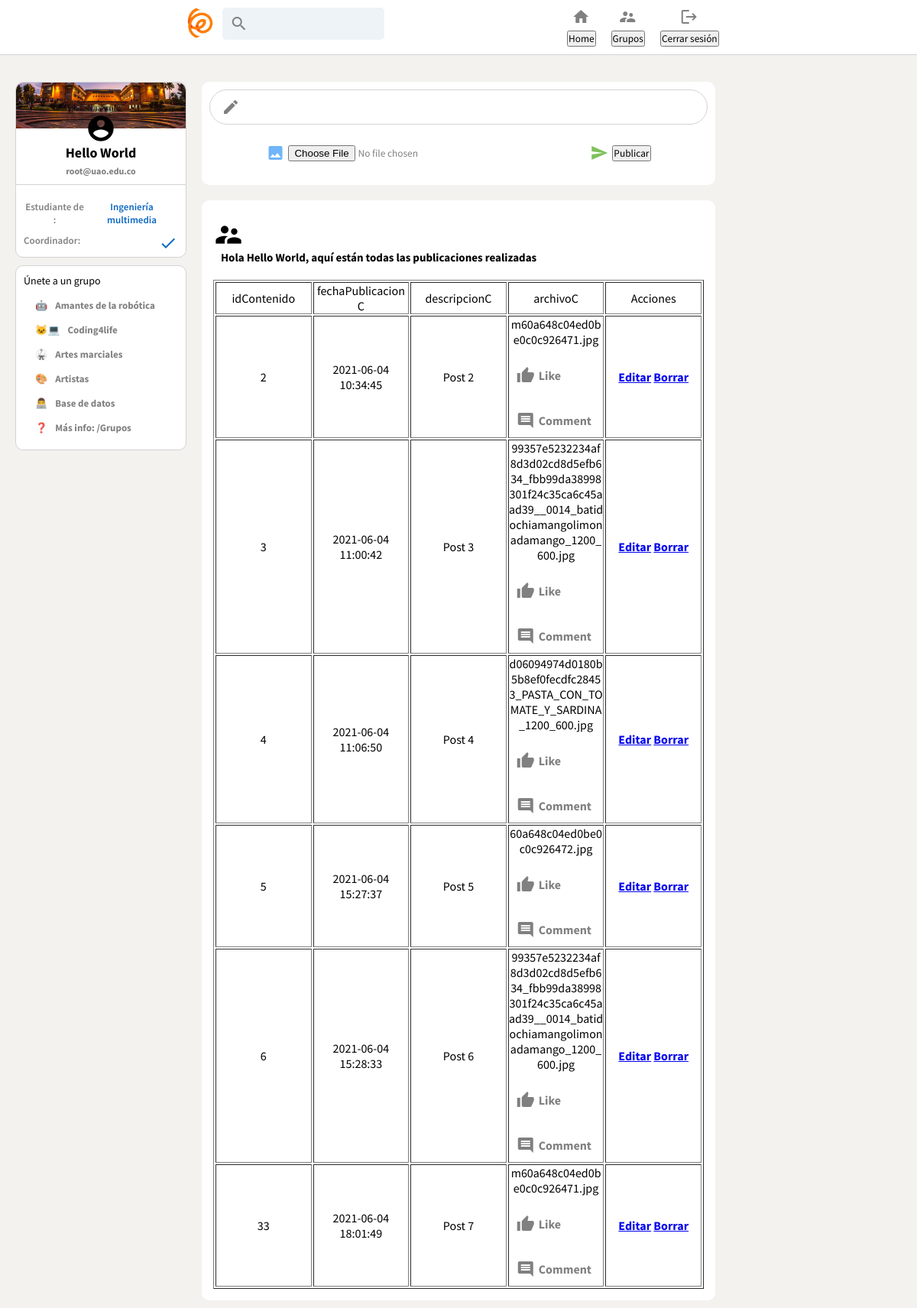
/students/home_pro.php (signed in), run on the app's committed database.
### tables this page shows
CREATE TABLE `contenidos` (
  `idContenido` int(11) NOT NULL,
  `fechaPublicacionC` datetime NOT NULL DEFAULT current_timestamp(),
  `descripcionC` varchar(255) NOT NULL,
  `archivoC` blob NOT NULL
);

### students/home_pro.php (the view, shortened to what this page needs)
<?php
if (isset($_SESSION['idCuenta']) && isset($_SESSION['usuarioCuenta'])) {
 ?>
<html lang="en">
<head>
    <link rel="stylesheet" type="text/css" href="css/sourcesanspro-font.css">
    <link rel="stylesheet" href="css/style.css">
    <link rel="stylesheet" href="css/stylehome_pro.css" />
</head>
<body>
    <div class="header">
        <div class="header__left">
            <img src="images/oge_student.png" alt="" onclick="window.open('home_pro.php','_self');"/>
            <div class="header__search">
            <i class="material-icons"> search </i>
            <input type="text">
            </div>
        </div>
        <div class="header__right">
            <div class="headerOption">
            <i class="material-icons headerOption__icon"> home </i>
            <h3><input type="button" value="Home"></h3>
        </div>
        <div class="headerOption">
            <i class="material-icons headerOption__icon"> supervisor_account </i>
            <h3><input type="button" value="Grupos"></h3>
        </div>
        <div class="headerOption">
            <i class="material-icons headerOption__icon" type=> logout </i>
            <h3><a href="logout_student.php"><input type="button" value="Cerrar sesión"></a></h3>
        </div>
        </div>
    </div>
    <div class="body__main">
        <div class="sidebar">
            <div class="sidebar__top">
                <img src="images/CAMPUS-PLANEACION.jpg" alt="" />
                <i class="material-icons sidebar__topAvatar"> account_circle </i>
                <h2><?php echo $_SESSION['nombre1Cuenta']; ?> <?php echo $_SESSION['apellido1Cuenta']?></h2>
                <h4><?php echo $_SESSION['correoInstitucional']; ?></h4>
            </div>
            <div class="sidebar__stats">
                <div class="sidebar__stat">
                    <p>Estudiante de :</p>
                    <p class="sidebar__statNumber"><?php echo $_SESSION['nombreCarrera'];?></p>
                </div>
                <div class="sidebar__stat">
                    <p>Coordinador:</p>
                    <p class="sidebar__statNumber">
                        <?php if($_SESSION['esCoordinador']=1){
                        ?><i class="material-icons headerOption__icon">check</i><?php
                    }?>
                    </p>
                </div>
            </div>
            <div class="sidebar__bottom">
                <p>Únete a un grupo</p>
                <div class="sidebar__recentItem">
                    <span class="sidebar__hash">🤖</span>
                    <p>Amantes de la robótica</p>
                </div>
                <div class="sidebar__recentItem">
                    <span class="sidebar__hash">🐱‍💻</span>
                    <p>Coding4life</p>
                </div>
                <div class="sidebar__recentItem">
                    <span class="sidebar__hash">🥋</span>
                    <p>Artes marciales</p>
                </div>
                <div class="sidebar__recentItem">
                    <span class="sidebar__hash">🎨</span>
                    <p>Artistas</p>
                </div>
                <div class="sidebar__recentItem">
                    <span class="sidebar__hash">👨‍💻</span>
                    <p>Base de datos</p>
                </div>
                <div class="sidebar__recentItem">
                    <span class="sidebar__hash">❓</span>
                    <p>Más info: /Grupos</p>
                </div>
            </div>
        </div>
        <div class="feed">
            <div class="feed__inputContainer">
                <div class="feed__input">
                    <i class="material-icons"> create </i>
                    <form action="add_post.php" method="post">
                        <input name="descripcionC" type="text" required />
                </div>
                <div class="feed__inputOptions">
                    <div class="inputOption">
                        <i style="color: #70b5f9" class="material-icons"> insert_photo </i>
                        <h4><input name="archivoC" type="file" name="image" id="text-input" required></h4>
                    </div>
                    <div class="inputOption">
                    </div>
                    <div class="inputOption">
                        <i style="color: #7fc15e" class="material-icons"> send </i>
                        <h4><input type="submit" id="text-input" value="Publicar"></h4>
                    </div>
                </div>
            </div>
            <div class="post">
		<table border="1">
                <tr>
                <div class="post__header">
                    <td>idContenido</td>
                    <td>fechaPublicacionC</td>
                    <td>descripcionC</td>
                    <td>archivoC</td>
                    <td>Acciones</td>
                    <i class="material-icons sidebar__topAvatar"> supervisor_account </i>
                    <div class="post__info">
                        <h2>Hola <?php echo $_SESSION['nombre1Cuenta']?> <?php echo $_SESSION['apellido1Cuenta']?>,
                        aquí están todas las publicaciones realizadas
                    </h2>
                    <br>
                    </div>
                </div>
                </tr>
                <?php
                    $sname= "localhost";
                    $unmae= "root";
                    $password = "root";
                    $db_name = "oge_bd";
                    $conn = mysqli_connect($sname, $unmae, $password, $db_name);
                $sqlshow ="SELECT * FROM contenidos";
                $resultshow = mysqli_query($conn,$sqlshow);
                if(mysqli_num_rows($resultshow)>0){
                    while($row = mysqli_fetch_assoc($resultshow)){
                        ?>
                <tr>
                <div class="feed__inputOptions">
                    <td><?php echo $row['idContenido'];?></td>
                    <td><?php echo $row['fechaPublicacionC'];?></td>
                    <td><?php echo $row['descripcionC'];?></td>
                    <td><?php echo $row['archivoC'];?>
                    <div class="inputOption">
                        <i style="color: gray" class="material-icons"> thumb_up </i>
                        <h4>Like</h4>
                        </div>
                    <div class="inputOption">
                        <i style="color: gray" class="material-icons"> comment </i>
                        <h4>Comment</h4>
                    </td>
                    <td>
                        <h4>
                        <a href="editar_post.php?idContenido=<?php echo $row["idContenido"];?>" class="">Editar</a>
                        <a href="borrar_post.php?idContenido=<?php echo $row["idContenido"];?>" class="">Borrar</a>
                    </td>
                    </div>
                </div>
                </tr>
                <?php
                }
            }?>
</body>
</html>
<?php
}
?>

### students/css/style.css (style rules this page uses)
body { margin: 0; }

### students/css/stylehome_pro.css (style rules this page uses)
* { margin: 0; padding: 0; font-family: 'Source Sans Pro', sans-serif; }
body { background-color: #f3f2ef; display: flex; flex-direction: column; align-items: center; }
.header__left img { object-fit: contain; height: 40px; margin-right: 10px; }
.header { width: 100%; display: flex; position: sticky; top: 0; z-index: 999; justify-content: space-evenly; border-bottom: 0.1px solid lightgray; padding-top: 10px; padding-bottom: 10px; width: 100%; background-color: white; }
.header__left { display: flex; }
.header__right { display: flex; }
table { table-layout: fixed; width: 100%; word-wrap: break-word; text-align: center; }
table i { table-layout: fixed; bottom: 0px; }
.header__search { padding: 10px; display: flex; align-items: center; border-radius: 5px; height: 22px; color: gray; background-color: #eef3f8; }
.header__search > input { outline: none; border: none; background: none; }
.headerOption { display: flex; flex-direction: column; align-items: center; margin-right: 20px; color: gray; cursor: pointer; }
.headerOption h3 { font-size: 12px; margin-top: 10px; font-weight: 400; }
.headerOption__icon { margin-right: 5px; height: 20px; width: 20px; }
.body__main { display: flex; margin-top: 35px; max-width: 1200px; margin-left: 20px; margin-right: 20px; }
.sidebar { position: sticky; top: 80px; flex: 0.2; border-radius: 10px; text-align: center; height: fit-content; }
.sidebar__top > img { margin-bottom: -20px; width: 100%; height: 60px; border-top-left-radius: 10px; border-top-right-radius: 10px; object-fit: cover; }
.sidebar__top { display: flex; flex-direction: column; align-items: center; border: 1px solid lightgray; border-bottom: 0; border-top-left-radius: 10px; border-top-right-radius: 10px; background-color: white; padding-bottom: 10px; }
.sidebar__topAvatar { font-size: 40px; }
.sidebar__stats { padding: 10px; margin-bottom: 10px; border: 1px solid lightgray; background-color: white; border-bottom-left-radius: 10px; border-bottom-right-radius: 10px; }
.sidebar__stat { margin-top: 10px; display: flex; justify-content: space-between; }
.sidebar__stat > p { color: gray; font-size: 13px; font-weight: 600; }
.sidebar__statNumber { font-weight: bold; color: #0a66c2 !important; }
.sidebar__top > h4 { color: gray; font-size: 12px; margin-top: 5px; }
.sidebar__top > h2 { font-size: 18px; }
.sidebar__bottom { text-align: left; padding: 10px; border: 1px solid lightgray; background-color: white; border-radius: 10px; margin-top: 10px; }
.sidebar__recentItem { display: flex; font-size: 13px; color: gray; font-weight: bolder; cursor: pointer; margin-bottom: 5px; padding: 5px; }
.sidebar__hash { margin-right: 10px; margin-left: 10px; }
.sidebar__bottom > p { font-size: 14px; padding-bottom: 10px; }
.feed { flex: 0.6; margin: 0 20px; }
.feed__inputContainer { background-color: white; padding: 10px; padding-bottom: 20px; border-radius: 10px; margin-bottom: 20px; }
.feed__input { border: 1px solid lightgray; border-radius: 30px; display: flex; padding: 10px; color: gray; padding-left: 15px; }
.feed__input > form { display: flex; width: 100%; }
.feed__input > form > input { border: none; flex: 1; margin-left: 10px; outline-width: 0; font-weight: 600; }
.feed__inputOptions { display: flex; justify-content: space-evenly; }
.inputOption { display: flex; align-items: center; margin-top: 15px; color: gray; padding: 10px; cursor: pointer; }
.inputOption > h4 { margin-left: 5px; }
.post { background-color: white; padding: 15px; margin-bottom: 10px; border-radius: 10px; }
.post__header { display: flex; margin-bottom: 10px; }
.post__info { margin-left: 10px; }
.post__info > h2 { font-size: 15px; }

### data on the page
contenidos: idContenido "2", fechaPublicacionC "2021-06-04 10:34:45", descripcionC "Post 2", archivoC "m60a648c04ed0be0c0c926471.jpg"
contenidos: idContenido "3", fechaPublicacionC "2021-06-04 11:00:42", descripcionC "Post 3", archivoC "99357e5232234af8d3d02cd8d5efb634_fbb99da38998301f24c35ca6c45aad39__0014_batidochiamangolimonadamango_1200_600.jpg"
contenidos: idContenido "4", fechaPublicacionC "2021-06-04 11:06:50", descripcionC "Post 4", archivoC "d06094974d0180b5b8ef0fecdfc28453_PASTA_CON_TOMATE_Y_SARDINA_1200_600.jpg"
contenidos: idContenido "5", fechaPublicacionC "2021-06-04 15:27:37", descripcionC "Post 5", archivoC "60a648c04ed0be0c0c926472.jpg"
contenidos: idContenido "6", fechaPublicacionC "2021-06-04 15:28:33", descripcionC "Post 6", archivoC "99357e5232234af8d3d02cd8d5efb634_fbb99da38998301f24c35ca6c45aad39__0014_batidochiamangolimonadamango_1200_600.jpg"
contenidos: idContenido "33", fechaPublicacionC "2021-06-04 18:01:49", descripcionC "Post 7", archivoC "m60a648c04ed0be0c0c926471.jpg"

### other printed values
$_SESSION['nombre1Cuenta'] "Hello"
$_SESSION['apellido1Cuenta'] "World"
$_SESSION['correoInstitucional'] "root@uao.edu.co"
$_SESSION['nombreCarrera'] "Ingeniería multimedia"
